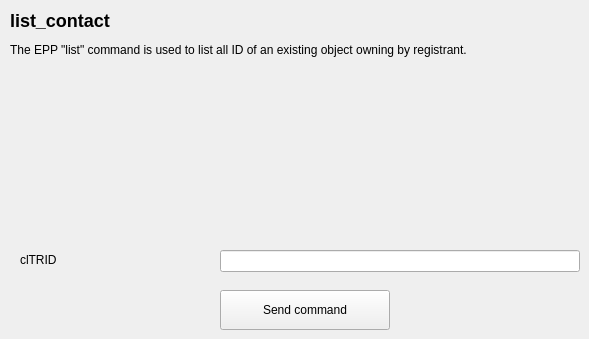
       <widget class="QWidget" name="tab" >
        <attribute name="title" >
         <string>command</string>
        </attribute>
        <widget class="QLabel" name="textLabel64" >
         <property name="geometry" >
          <rect>
           <x>10</x>
           <y>10</y>
           <width>570</width>
           <height>100</height>
          </rect>
         </property>
         <property name="text" >
          <string>&lt;h2>list_contact&lt;/h2>
The EPP "list" command is used to list all ID of an existing object owning by registrant.</string>
         </property>
         <property name="alignment" >
          <set>Qt::AlignLeading|Qt::AlignLeft|Qt::AlignTop</set>
         </property>
         <property name="wordWrap" >
          <bool>true</bool>
         </property>
        </widget>
        <widget class="QLabel" name="textLabel63" >
         <property name="geometry" >
          <rect>
           <x>20</x>
           <y>250</y>
           <width>190</width>
           <height>20</height>
          </rect>
         </property>
         <property name="text" >
          <string>clTRID</string>
         </property>
         <property name="wordWrap" >
          <bool>false</bool>
         </property>
        </widget>
        <widget class="QLineEdit" name="list_contact_cltrid" >
         <property name="geometry" >
          <rect>
           <x>220</x>
           <y>250</y>
           <width>360</width>
           <height>22</height>
          </rect>
         </property>
        </widget>
        <widget class="QPushButton" name="send_list_contact" >
         <property name="geometry" >
          <rect>
           <x>220</x>
           <y>290</y>
           <width>170</width>
           <height>40</height>
          </rect>
         </property>
         <property name="text" >
          <string>Send command</string>
         </property>
        </widget>
       </widget>
